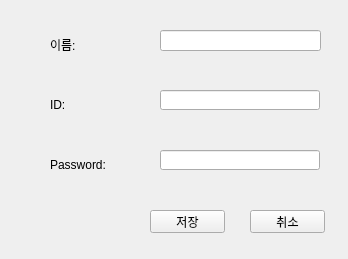
<?xml version="1.0" encoding="UTF-8"?>
<ui version="4.0">
 <class>Sign_in</class>
 <widget class="QWidget" name="Sign_in">
  <property name="geometry">
   <rect>
    <x>0</x>
    <y>0</y>
    <width>348</width>
    <height>259</height>
   </rect>
  </property>
  <property name="windowTitle">
   <string>Form</string>
  </property>
  <widget class="QLineEdit" name="lineEdit_name">
   <property name="geometry">
    <rect>
     <x>160</x>
     <y>30</y>
     <width>161</width>
     <height>21</height>
    </rect>
   </property>
  </widget>
  <widget class="QPushButton" name="pushButton_save">
   <property name="geometry">
    <rect>
     <x>150</x>
     <y>210</y>
     <width>75</width>
     <height>23</height>
    </rect>
   </property>
   <property name="text">
    <string>저장</string>
   </property>
  </widget>
  <widget class="QLabel" name="label_id">
   <property name="geometry">
    <rect>
     <x>50</x>
     <y>90</y>
     <width>70</width>
     <height>30</height>
    </rect>
   </property>
   <property name="text">
    <string>ID:</string>
   </property>
  </widget>
  <widget class="QLineEdit" name="lineEdit_password">
   <property name="geometry">
    <rect>
     <x>160</x>
     <y>150</y>
     <width>160</width>
     <height>20</height>
    </rect>
   </property>
  </widget>
  <widget class="QLineEdit" name="lineEdit_id">
   <property name="geometry">
    <rect>
     <x>160</x>
     <y>90</y>
     <width>160</width>
     <height>20</height>
    </rect>
   </property>
  </widget>
  <widget class="QLabel" name="label_password">
   <property name="geometry">
    <rect>
     <x>50</x>
     <y>150</y>
     <width>70</width>
     <height>30</height>
    </rect>
   </property>
   <property name="text">
    <string>Password:</string>
   </property>
  </widget>
  <widget class="QLabel" name="label_name">
   <property name="geometry">
    <rect>
     <x>50</x>
     <y>30</y>
     <width>70</width>
     <height>30</height>
    </rect>
   </property>
   <property name="text">
    <string>이름:</string>
   </property>
  </widget>
  <widget class="QPushButton" name="pushButton_cancle">
   <property name="geometry">
    <rect>
     <x>250</x>
     <y>210</y>
     <width>75</width>
     <height>23</height>
    </rect>
   </property>
   <property name="text">
    <string>취소</string>
   </property>
  </widget>
 </widget>
 <resources/>
 <connections>
  <connection>
   <sender>pushButton_save</sender>
   <signal>clicked()</signal>
   <receiver>Sign_in</receiver>
   <slot>save_data()</slot>
   <hints>
    <hint type="sourcelabel">
     <x>153</x>
     <y>219</y>
    </hint>
    <hint type="destinationlabel">
     <x>95</x>
     <y>199</y>
    </hint>
   </hints>
  </connection>
  <connection>
   <sender>pushButton_cancle</sender>
   <signal>clicked()</signal>
   <receiver>Sign_in</receiver>
   <slot>Home()</slot>
   <hints>
    <hint type="sourcelabel">
     <x>277</x>
     <y>214</y>
    </hint>
    <hint type="destinationlabel">
     <x>281</x>
     <y>188</y>
    </hint>
   </hints>
  </connection>
 </connections>
 <slots>
  <slot>save_data()</slot>
  <slot>Home()</slot>
 </slots>
</ui>
